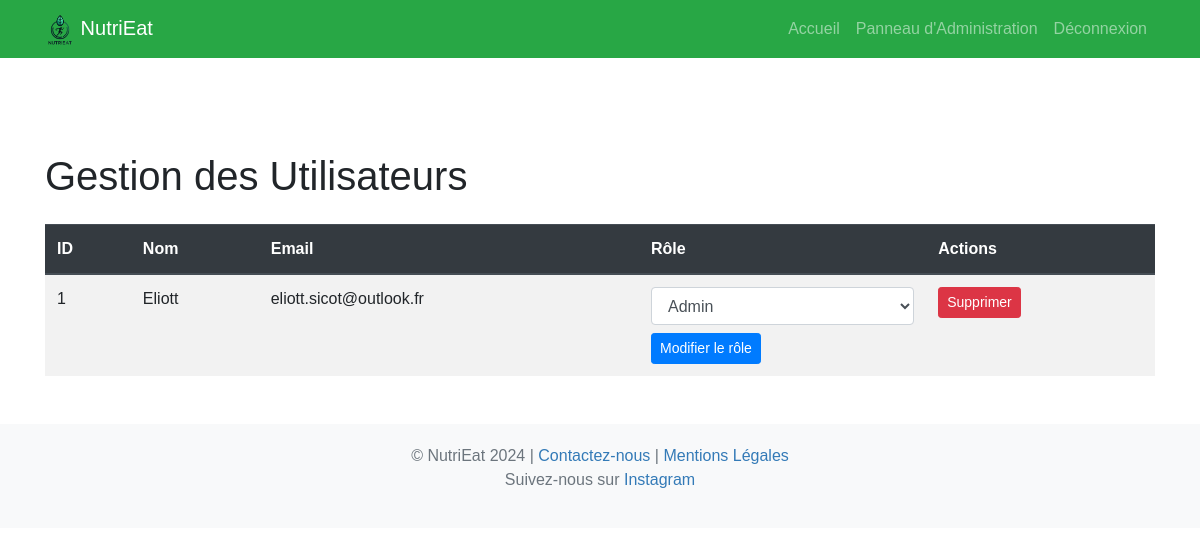
The page /admin/gestion_utilisateurs.php (signed in) on the database its author committed.
### tables this page shows
CREATE TABLE IF NOT EXISTS `utilisateurs` (
  `id` int NOT NULL AUTO_INCREMENT,
  `nom` varchar(255) NOT NULL,
  `email` varchar(255) NOT NULL,
  `mot_de_passe` varchar(255) NOT NULL,
  `objectif_nutritionnel` enum('perte_de_poids','maintien','prise_de_masse') NOT NULL,
  `age` int DEFAULT NULL,
  `sexe` varchar(10) DEFAULT NULL,
  `taille` decimal(5,2) DEFAULT NULL,
  `poids` decimal(5,2) DEFAULT NULL,
  `role` varchar(10) DEFAULT 'user',
  PRIMARY KEY (`id`),
  UNIQUE KEY `email` (`email`)
);

### admin/gestion_utilisateurs.php (the view, shortened to what this page needs)
<?php
try {
    $pdo = new PDO('mysql:host=localhost;dbname=NutriEat;charset=utf8', 'root', 'root', [
        PDO::ATTR_ERRMODE => PDO::ERRMODE_EXCEPTION,
        PDO::ATTR_DEFAULT_FETCH_MODE => PDO::FETCH_ASSOC,
    ]);
} catch (Exception $e) {
    die('Erreur de connexion à la base de données : ' . $e->getMessage());
}
$stmt = $pdo->prepare("SELECT id, nom, email, role FROM utilisateurs");
$stmt->execute();
$utilisateurs = $stmt->fetchAll();
?>
<!DOCTYPE html>
<html lang="fr">
<head>
    <link href="https://stackpath.bootstrapcdn.com/bootstrap/4.5.2/css/bootstrap.min.css" rel="stylesheet">
    <link href="../css/style.css" rel="stylesheet">
</head>
<body>
<nav class="navbar navbar-expand-lg navbar-dark bg-success fixed-top">
    <div class="container">
        <a class="navbar-brand" href="../index.php">
            <img src="../img/logo-nutrieat.png" alt="NutriEat Logo" style="height: 30px;">
            NutriEat
        </a>
        <div class="collapse navbar-collapse" id="navbarResponsive">
            <ul class="navbar-nav ml-auto">
                <li class="nav-item">
                    <a class="nav-link" href="../index.php">Accueil</a>
                </li>
                <li class="nav-item">
                    <a class="nav-link" href="panneau_admin.php">Panneau d'Administration</a>
                </li>
                <li class="nav-item">
                    <a class="nav-link" href="../logout.php">Déconnexion</a>
                </li>
            </ul>
        </div>
    </div>
</nav>
<main class="container mt-5 pt-5">
    <h1>Gestion des Utilisateurs</h1>
    <table class="table table-striped mt-4">
        <thead class="thead-dark">
            <tr>
                <th>ID</th>
                <th>Nom</th>
                <th>Email</th>
                <th>Rôle</th>
                <th>Actions</th>
            </tr>
        </thead>
        <tbody>
            <?php foreach ($utilisateurs as $utilisateur): ?>
                <tr>
                    <td><?php echo htmlspecialchars($utilisateur['id']); ?></td>
                    <td><?php echo htmlspecialchars($utilisateur['nom']); ?></td>
                    <td><?php echo htmlspecialchars($utilisateur['email']); ?></td>
                    <td>
                        <form method="post">
                            <select name="new_role" class="form-control">
                                <option value="admin" <?php echo $utilisateur['role'] === 'admin' ? 'selected' : ''; ?>>Admin</option>
                            </select>
                            <button type="submit" name="role_change" class="btn btn-primary btn-sm mt-2">Modifier le rôle</button>
                        </form>
                    </td>
                    <td>
                        <form method="post" onsubmit="return confirm('Êtes-vous sûr de vouloir supprimer cet utilisateur ?');">
                            <button type="submit" name="delete_user" class="btn btn-danger btn-sm">Supprimer</button>
                        </form>
                    </td>
                </tr>
            <?php endforeach; ?>
        </tbody>
    </table>
</main>
<footer class="footer mt-5 bg-light">
    <div class="container text-center">
        <p class="mb-0">&copy; NutriEat 2024 |
            <a href="../contact.php">Contactez-nous</a> |
            <a href="mentions_legales.html">Mentions Légales</a>
        </p>
        <p>Suivez-nous sur <a href="https://www.instagram.com/nutrieat_app/" target="_blank" rel="noopener noreferrer">Instagram</a></p>
    </div>
</footer>
</body>
</html>

### css/style.css (style rules this page uses)
body { padding-top: 56px; font-family: 'Arial', sans-serif; }
.footer { background: #f8f9fa; color: #6c757d; text-align: center; padding: 20px 0; }
.footer a { color: #337ab7; }

### rows shown on the page
utilisateurs: id "1", nom "Eliott", email "eliott.sicot@outlook.fr", new_role "Admin"
